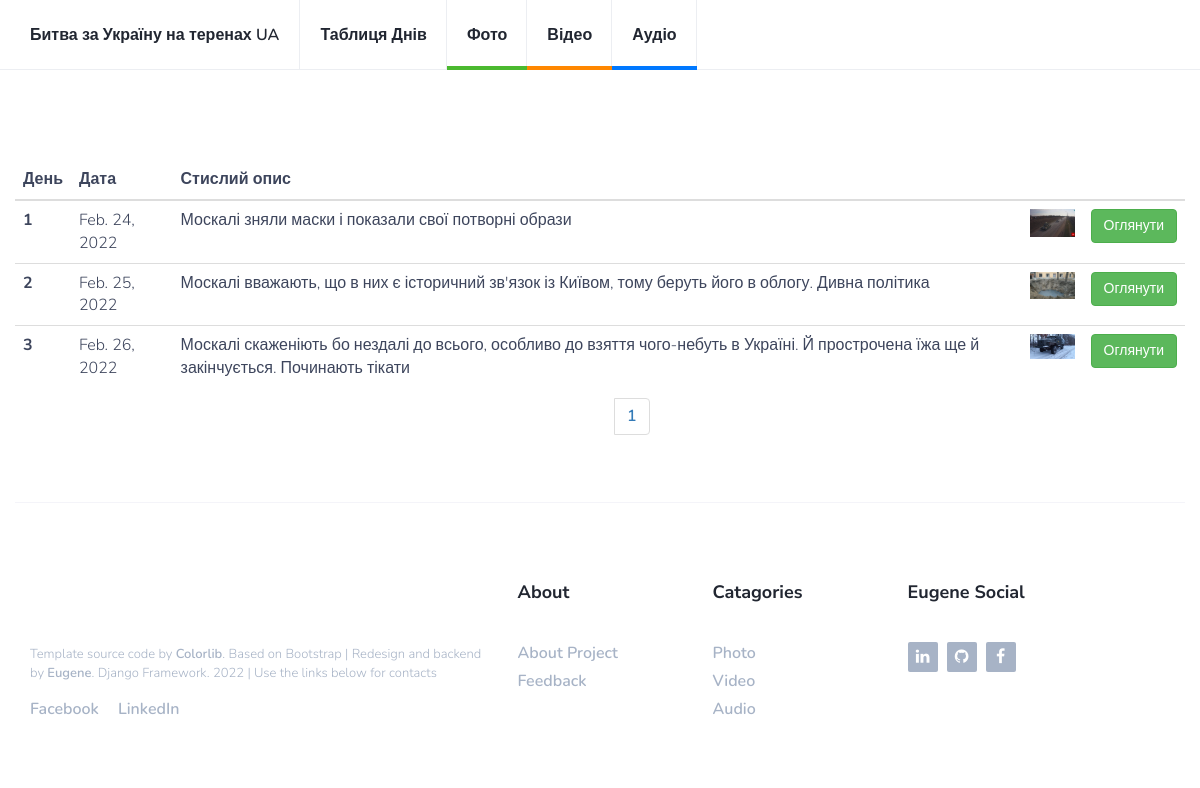
Screenshot of /daylist/ with the database file from the repository.
### usersite/models.py (models this page shows, shortened)
class GeneralDayDescriptionModel(models.Model):
    day_number = models.CharField(max_length=4)
    date = models.DateField(auto_now_add=False)
    day_title = models.CharField(max_length=200)
    daily_image = models.ImageField(upload_to='media/images/')
    class Meta:
        verbose_name = 'day'
        verbose_name_plural = 'Days'

### usersite/views.py (the view)
# urls.py: path('daylist/', day_list, name='daylist'),
def day_list(request):
    day_list = GeneralDayDescriptionModel.objects.all()
    day_list_paginator = Paginator(day_list, 15)
    day_list_page_number = request.GET.get('page')
    day_list_object = day_list_paginator.get_page(day_list_page_number)
    return render(request, 'usersite/day_list.html', {'day_list': day_list, 'day_list_object': day_list_object})

### usersite/templates/usersite/day_list.html (shortened to what this page needs)
{% extends 'usersite/_base.html' %}
{% load static %}
{% block content %}
<table class="table table-hover mt-5">
    <thead>
    <tr>
        <th scope="col">День</th>
        <th scope="col">Дата</th>
        <th scope="col">Стислий опис</th>
        <th scope="col"></th>
        <th scope="col"></th>
    </tr>
    </thead>
    <tbody>
    {% for item in day_list_object %}
    <tr>
        <th scope="row">{{ item.day_number }}</th>
        <td>{{ item.date }}</td>
        <td>{{ item.day_title }}</td>
        <td><img src="{{ item.daily_image.url }}" alt="" width="45rem"></td>
        <td><a href="{% url 'review' item.pk %}" class="btn btn-success">Оглянути</a></td>
    </tr>
    {% endfor %}
    </tbody>
</table>
<div class="row">
    <nav style="margin-top: -3rem" class="col-md-6 col-md-offset-6" aria-label="Page navigation example">
    <ul class="pagination">
        {% for page in day_list_object.paginator.page_range %}
        <li class="page-item"><a class="page-link straight_lines" href="?page={{ page }}">{{ page }}</a></li>
        {% endfor %}
    </ul>
    </nav>
</div>
{% endblock %}

### usersite/static/css/style.css (style rules this page uses)
body { font-family: 'Nunito', sans-serif; font-size: 16px; font-weight: 300; color: #3d455c; margin: 0; padding: 0; overflow-x: hidden; }
a { font-weight: 600; color: #212631; text-decoration: none; }
ul,ol { margin: 0; padding: 0; list-style: none }
.mt-5 { margin-top: 5rem; }

### rows the page displays
GeneralDayDescriptionModel: day_number "1", date "Feb. 24, 2022", day_title "Москалі зняли маски і показали свої потворні образи", daily_image (picture)
GeneralDayDescriptionModel: day_number "2", date "Feb. 25, 2022", day_title "Москалі вважають, що в них є історичний зв'язок із Київом, тому беруть його в облогу. Дивна політика", daily_image (picture)
GeneralDayDescriptionModel: day_number "3", date "Feb. 26, 2022", day_title "Москалі скаженіють бо нездалі до всього, особливо до взяття чого-небуть в Україні. Й прострочена їжа ще й закінчується. Починають тікати", daily_image (picture)

### other values shown
{{ page }} "1"
